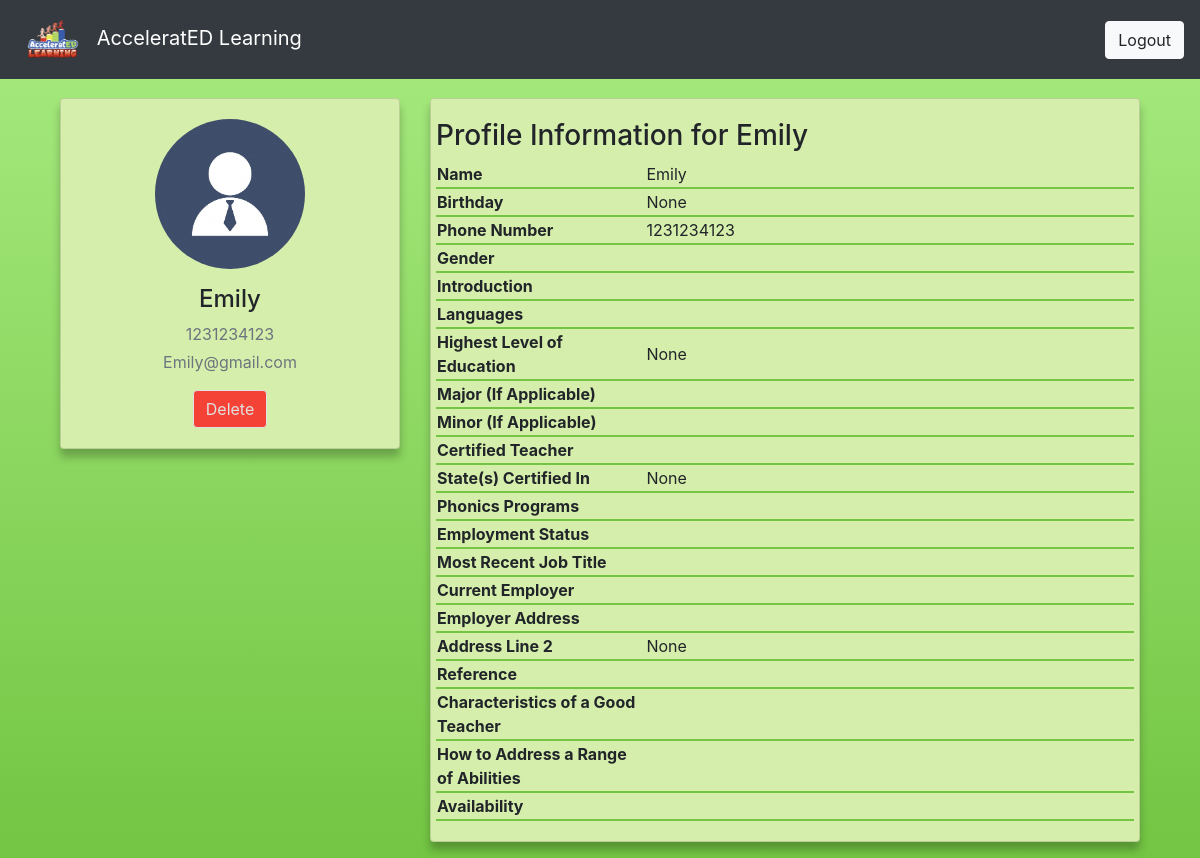
/owner/profile/8, run on an earlier commit of the app's database.
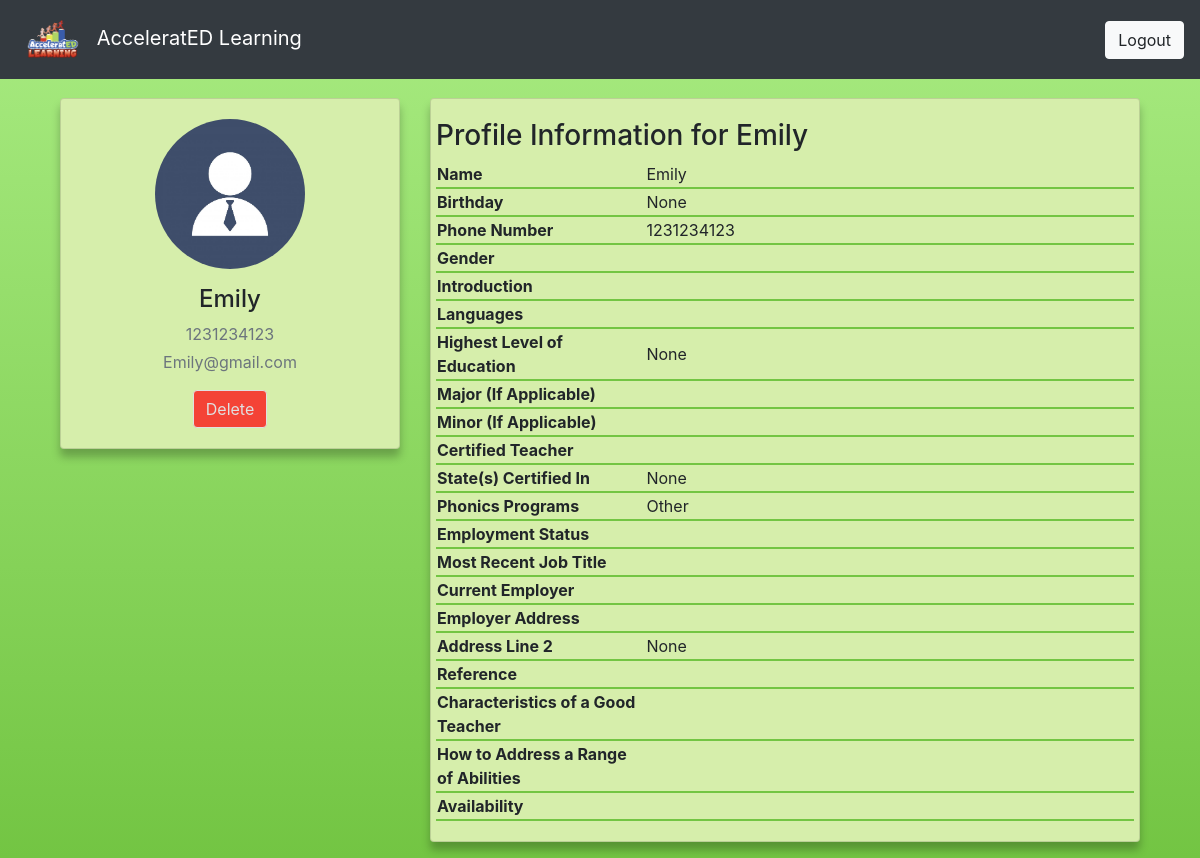
And on a later commit of the database.
### tutor/models.py (models this page shows, shortened)
class User(AbstractUser):
    username = None
    email = models.EmailField(_('email address'), unique=True)
    USERNAME_FIELD = 'email'
    REQUIRED_FIELDS = []
    objects = UserManager()

class Tutor(models.Model):
    PHONICS_CHOICES = (
        ('Fundations', 'Fundations'),
        ('Fountas & Pinnell Literacy', 'Fountas & Pinnell Literacy'),
        ('Lucy Calkins Units Of Study For Teaching Phonics',
         'Lucy Calkins Units Of Study For Teaching Phonics'),
        ('Bridge The Gap Intervention', 'Bridge The Gap Intervention'),
        ('Words Their Way', 'Words Their Way'),
        ('Lalilo', 'Lalilo'),
        ('The Heggerty Curriculum', 'The Heggerty Curriculum'),
        ('Orton Gillingham Approach', 'Orton Gillingham Approach'),
        ('Phonics First', 'Phonics First'),
        ('Other', 'Other')
    )
    EMPLOYMENT_CHOICES = (
        ('Full Time', 'Full Time'),
        ('Part Time', 'Part Time'),
        ('College Student', 'College Student'),
        ('Retired', 'Retired'),
        ('Other', 'Other')
    )
    STATE_CHOICES = (
        (
            ('AL','AL'),
            ('AK','AK'),
            ('AR','AR'),
            ('AZ','AZ'),
            ('CA','CA'),
            ('CO','CO'),
            ('CT','CT'),
            ('DC','DC'),
            ('DE','DE'),
            ('FL','FL'),
            ('GA','GA'),
            ('HI','HI'),
            ('IA','IA'),
            ('ID','ID'),
            ('IL','IL'),
            ('IN','IN'),
            ('KS','KS'),
            ('KY','KY'),
            ('LA','LA'),
            ('MA','MA'),
            ('MD','MD'),
            ('ME','ME'),
            ('MI','MI'),
            ('MN','MN'),
            ('MO','MO'),
            ('MS','MS'),
            ('MT','MT'),
            ('NC','NC'),
            ('NE','NE'),
            ('NH','NH'),
            ('NJ','NJ'),
            ('NM','NM'),
            ('NV','NV'),
            ('NY','NY'),
            ('ND','ND'),
            ('OH','OH'),
            ('OK','OK'),
            ('OR','OR'),
            ('PA','PA'),
            ('RI','RI'),
            ('SC','SC'),
            ('SD','SD'),
            ('TN','TN'),
            ('TX','TX'),
            ('UT','UT'),
            ('VT','VT'),
            ('VA','VA'),
            ('WA','WA'),
            ('WI','WI'),
            ('WV','WV'),
            ('WY','WY'),
            ('None','None')
        )
    )
    LANGUAGE_CHOICES = (
        ('English', 'English'),
        ('Spanish', 'Spanish'),
        ('Chinese', 'Chinese'),
        ('Other', 'Other'),
    )
    GENDER_CHOICES = (
        ('Male', 'Male'),
        ('Female', 'Female'),
        ('Non-Binary', 'Non-Binary'),
        ('Other', 'Other')
    )
    DEGREE_CHOICES = (
        ('None', 'None'),
        ('College Student', 'Currently Enrolled In College'),
        ('A.A./A.S.', 'Associate\'s Degree'),
        ('Technical Certification', 'Technical Certification'),
        ('B.A./B.S.', 'Bachelor\'s Degree'),
        ('M.A./M.S./M.Ed.', 'Master\'s Degree'),
        ('Ed.S.', 'Education Specialist/6th Year/Etc . . .'),
        ('Ed.D./Ph.D.', 'Doctorate or Higher')
    )
    YESNO = (
        ('Yes', 'Yes'),
        ('No', 'No')
    )
    AVAILABILITY_CHOICES = (
        ('AM', 'Part Time AM'),
        ('PM', 'Part Time PM'),
        ('Full Time', 'Full Time (AM and PM)')
    )
    email = models.OneToOneField(User, on_delete=models.CASCADE)
    firstname = models.CharField(max_length=20, blank=True, verbose_name='First Name')
    lastname = models.CharField(max_length=20, blank=True, verbose_name='Last Name')
    birthday = models.DateField(auto_now=False, null=True, blank=True)
    phonenumber = PhoneField(blank=True, verbose_name='Phone Number')
    gender = models.CharField(max_length=10, choices=GENDER_CHOICES, blank=True, default='None')
    introduction = models.TextField(max_length=1500, blank=True, verbose_name='Introduction (Describe Yourself in 200 Words or Less)')
    languages = MultiSelectField(choices=LANGUAGE_CHOICES, blank=True, default="None", verbose_name='Languages Spoken Fluently')
    education = models.CharField(max_length=60, choices=DEGREE_CHOICES, blank=True, default='None',
    verbose_name='Highest Level of Education')
    major = models.CharField(max_length=20, blank=True, verbose_name='Major (If Applicable)')
    minor = models.CharField(max_length=20, blank=True, verbose_name='Minor (If Applicable)')
    experience = models.CharField(max_length=4, choices=YESNO, blank=True, verbose_name='Are You A Certified Teacher?')
    statecert = models.CharField(max_length=5, choices=STATE_CHOICES, verbose_name='Please Choose The State In Which You are Certified:', default='None')
    phonicsex = MultiSelectField(choices=PHONICS_CHOICES, blank=True, verbose_name='Choose Any Phonics Programs You Have Experience With:')
    employment = models.CharField(max_length=20, choices=EMPLOYMENT_CHOICES, blank=True, verbose_name='Employment Status')
    curremployment = models.CharField(max_length=30, blank=True, verbose_name='Current or Most Recent Job Title (If Applicable)')
    employer = models.CharField(max_length=30, blank=True, verbose_name='Employer (If Applicable)')
    employeraddress = models.CharField(max_length=30, blank=True, verbose_name='Employer Address (If Applicable)')
    employercity = models.CharField(max_length=30, blank=True, verbose_name='City')
    employerstate = models.CharField(max_length=5, choices=STATE_CHOICES, verbose_name='State', default='None')
    employerzip = models.CharField(max_length=30, blank=True, verbose_name='Zip Code')
    currreference = models.CharField(max_length=60, blank=True, verbose_name='Supervisor/Reference Contact Information (If Applicable)')
    teachercharacteristics = models.TextField(max_length=1500, blank=True, verbose_name='What Characteristics Make A Good Teacher: (200 Words or Less)')
    abilitiesquestion = models.TextField(
        max_length=1500, blank=True, verbose_name='How Would You Address A Range Of Abilities In Your Classroom: (200 Words or Less)')
    availability = models.CharField(max_length=20, choices=AVAILABILITY_CHOICES, blank=True, verbose_name='Choose Your Availability:')
    image = models.ImageField(upload_to='images/', blank=True, null=True, verbose_name="")

### owner/views.py (the view)
# urls.py: path('profile/<int:id>', views.profile_view, name='file'),
def profile_view(request, id):
    User = get_user_model()
    user = User.objects.get(id=id)
    return render(request, 'owner/profile.html', {'authenticated': True, "User": user})

### templates/owner/profile.html (shortened to what the changed rows need)
{% extends 'owner/base.html' %}
{% load crispy_forms_filters %}
{% block body %}
<div class="container">
    <div class="main-body">
        <div class="row gutters-sm">
            <div class="col-md-4 mb-3">
                <div class="card">
                    <div class="card-body">
                        <div class="d-flex flex-column align-items-center text-center">
                            <img src="/media/{{User.tutor.image}}" default-src="/static/images/business-man-profile-vector.jpg" alt="Admin"
                                class="rounded-circle" width="150">
                            <div class="mt-3">
                                <h4>{{User.tutor.firstname}} {{User.User.tutor.lastname}}</h4>
                                <p class="text-secondary mb-1">{{User.tutor.phonenumber}}</p>
                                <p class="text-muted font-size-sm">{{User.tutor.email}}</p>
                                <a href="{% url 'delete' User.id %}" class="btn btn-outline-primary del_btn">Delete</a>
                            </div>
                        </div>
                    </div>
                </div>
            </div>
            <div class="col-md-8">
                <div class="card mb-3">
                    <div class="card-body">
                        <div class="row">
                            <h3>Profile Information for {{User.tutor.firstname}} {{User.tutor.lastname}}</h3>
                        <table style="width:100%">
                            <tr>
                                <th style="width:30%">Name</th>
                                <td>{{User.tutor.firstname}} {{User.tutor.lastname}}</td>
                            </tr>
                            <tr>
                                <th>Birthday</th>
                                <td>{{User.tutor.birthday}}</td>
                            </tr>
                            <tr>
                                <th>Phone Number</th>
                                <td>{{User.tutor.phonenumber}}</td>
                            </tr>
                            <tr>
                                <th>Gender</th>
                            </tr>
                            <tr>
                                <th>Introduction</th>
                            </tr>
                            <tr>
                                <th>Languages</th>
                            </tr>
                            <tr>
                                <th>Highest Level of Education</th>
                                <td>{{User.tutor.education}}</td>
                            </tr>
                            <tr>
                                <th>Major (If Applicable)</th>
                            </tr>
                            <tr>
                                <th>Minor (If Applicable)</th>
                            </tr>
                            <tr>
                                <th>Certified Teacher</th>
                            </tr>
                            <tr>
                                <th>State(s) Certified In</th>
                                <td>{{User.tutor.statecert}}</td>
                            </tr>
                            <tr>
                                <th>Phonics Programs</th>
                                <td>{{User.tutor.phonicsex}}</td>
                            </tr>
                            <tr>
                                <th>Employment Status</th>
                            </tr>
                            <tr>
                                <th>Most Recent Job Title</th>
                            </tr>
                            <tr>
                                <th>Current Employer</th>
                            </tr>
                            <tr>
                                <th>Employer Address</th>
                            </tr>
                            <tr>
                                <th>Address Line 2</th>
                                <td>{{User.tutor.employercity}} {{User.tutor.employerstate}} {{tutor.employerzip}}</td>
                            </tr>
                            <tr>
                                <th>Reference</th>
                            </tr>
                            <tr>
                                <th>Characteristics of a Good Teacher</th>
                            </tr>
                            <tr>
                                <th>How to Address a Range of Abilities</th>
                            </tr>
                            <tr>
                                <th>Availability</th>
                            </tr>
                            </table>
                        </div>
                    </div>
                </div>
            </div>
        </div>
    </div>
</div>
{% endblock %}

What changed in the data, as far as the page shows it:
changed User "Emily@gmail.com": tutor.phonicsex (not shown) → "Other"
